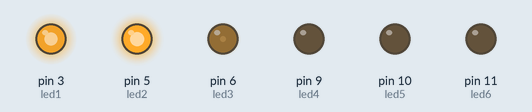
This sketch was run on a simulated Arduino Uno, built with avr-gcc and run on an emulated ATmega328P. On the bench: output pins drawn as LEDs (lit = HIGH).

Above: at 2.85 s.
At 8.7 s:
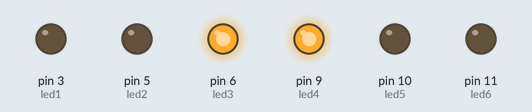
At 12.3 s:
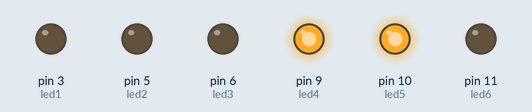
At 19.4 s:
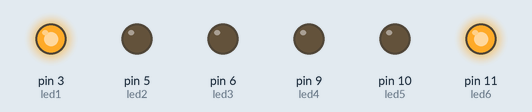
At 26.5 s:
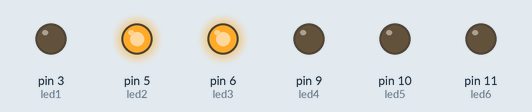
At 37.2 s:
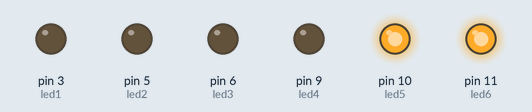
Timing chart, 0 to 40.0 s (numbered marks = the images above):
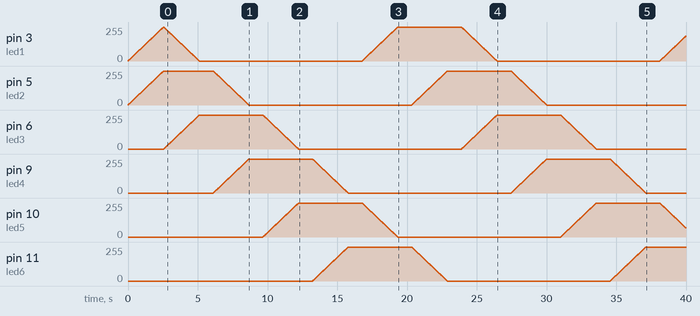

The sketch:

Script.ino
```cpp
//feel free to make changes
//do not connect led's in sequential order
//make sure all led's are connected to a resistor if applicable
//this project was made and tested using only one wire and arduino's pin 13 resistor and LED
//note: pin 5 and 6 act weird in the beginning - an arduino bug
byte led1 = 3;
byte led2 = 5;
byte led3 = 6;
byte led4 = 9;
byte led5 = 10;
byte led6 = 11;
int x = 0;
int y = 0;
int steps = 1; //change if needed, defines the steps between 0 and 255, a lower number is smoother
//make sure the variable "steps" is a factor of 255; any of the below numbers
//factors of 255 are : 1,3,5,15,17,51,85,255
//sorry for a lot of notes, but remember to change variable "delaytime" according to variable "steps"

//delay is in milliseconds for below
int delaytime = 10; //change if needed, delay between increments of PWM
//850 milliseconds is on-off/off-on time, in 17 step increments of brightness
int delaytime2 = 1000; //change if needed, delay between switching of leds
void setup (){
  pinMode (led1, OUTPUT);
  pinMode (led2, OUTPUT);
  pinMode (led3, OUTPUT);
  pinMode (led4, OUTPUT);
  pinMode (led5, OUTPUT);
  pinMode (led6, OUTPUT);
  do {
    x = x + steps;
    analogWrite (led1, x);
    analogWrite (led2, x);
    delay (delaytime);
  }
  while (x != 255);
}
void loop (){
  y = 0;
  x = 255;
  delay (delaytime);
  do{
    y = y + steps;
    x = x - steps;
    analogWrite (led3, y);
    analogWrite (led1, x);
    delay (delaytime);
  }
  while (y != 255 && x != 0);
  delay (delaytime2);
  y = 0;
  x = 255;
  do{
    y = y + steps;
    x = x - steps;
    analogWrite (led4, y);
    analogWrite (led2, x);
    delay (delaytime);
  }
  while (y != 255 && x != 0);
  delay (delaytime2);
  y = 0;
  x = 255;
  do{
    y = y + steps;
    x = x - steps;
    analogWrite (led5, y);
    analogWrite (led3, x);
    delay (delaytime);
  }
  while (y != 255 && x != 0);
  delay (delaytime2);
  y = 0;
  x = 255;
  do{
    y = y + steps;
    x = x - steps;
    analogWrite (led6, y);
    analogWrite (led4, x);
    delay (delaytime);
  }
  while (y != 255 && x != 0);
  delay (delaytime2);
  y = 0;
  x = 255;
  do{
    y = y + steps;
    x = x - steps;
    analogWrite (led1, y);
    analogWrite (led5, x);
    delay (delaytime);
  }
  while (y != 255 && x != 0);
  delay (delaytime2);
  y = 0;
  x = 255;
  do{
    y = y + steps;
    x = x - steps;
    analogWrite (led2, y);
    analogWrite (led6, x);
    delay (delaytime);
  }
  while (y != 255 && x != 0);
  delay (delaytime2);
}
```
